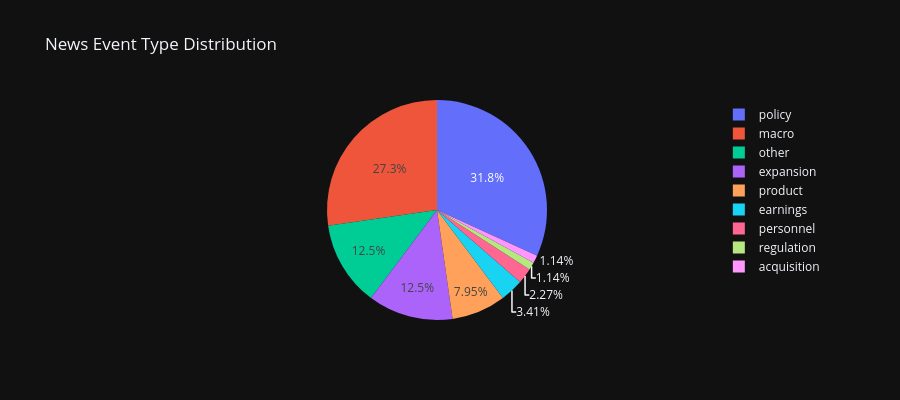
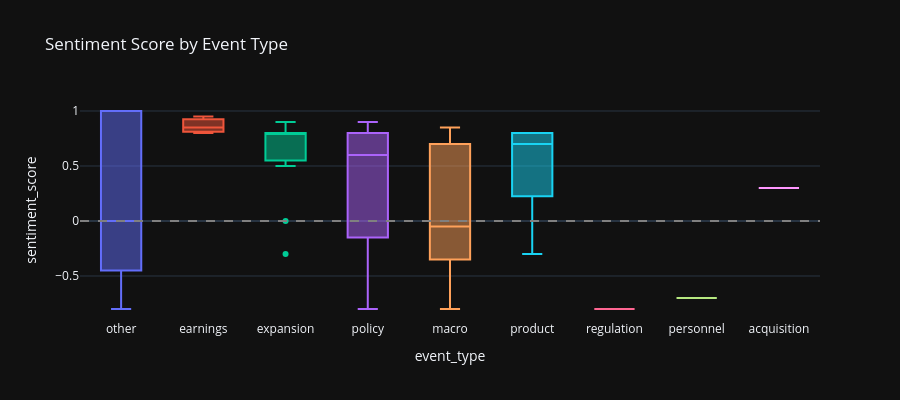

Notebook code cell kept with these figures, in order:
### Code cell
if not silver_df.empty:
    # Event type breakdown
    event_counts = silver_df['event_type'].value_counts().reset_index()
    event_counts.columns = ['event_type', 'count']

    fig = px.pie(
        event_counts,
        names='event_type',
        values='count',
        title='News Event Type Distribution',
    )
    fig.update_layout(height=400)
    fig.show()

    # Sentiment by event type
    fig2 = px.box(
        silver_df,
        x='event_type',
        y='sentiment_score',
        title='Sentiment Score by Event Type',
        color='event_type',
    )
    fig2.add_hline(y=0, line_dash='dash', line_color='gray')
    fig2.update_layout(height=400, showlegend=False)
    fig2.show()

### Figure 1 — Plotly figure (JSON) as saved in the notebook; plotly's stock layout.template omitted (floating-point values rounded to 4 significant figures)
{"data": [{"domain": {"x": [0.0, 1.0], "y": [0.0, 1.0]}, "hovertemplate": "event_type=%{label}<br>count=%{value}<extra></extra>", "labels": ["policy", "macro", "other", "expansion", "product", "earnings", "personnel", "regulation", "acquisition"], "legendgroup": "", "name": "", "showlegend": true, "values": [28, 24, 11, 11, 7, 3, 2, 1, 1], "type": "pie"}], "layout": {"legend": {"tracegroupgap": 0}, "title": {"text": "News Event Type Distribution"}, "height": 400}}

### Figure 2 — Plotly figure (JSON) as saved in the notebook; plotly's stock layout.template omitted (floating-point values rounded to 4 significant figures)
{"data": [{"alignmentgroup": "True", "hovertemplate": "event_type=%{x}<br>sentiment_score=%{y}<extra></extra>", "legendgroup": "other", "marker": {"color": "#636efa"}, "name": "other", "notched": false, "offsetgroup": "other", "orientation": "v", "showlegend": true, "x": ["other", "other", "other", "other", "other", "other", "other", "other", "other", "other", "other"], "x0": " ", "xaxis": "x", "y": [1.0, 1.0, 1.0, 1.0, -0.8, -0.5, -0.5, -0.3, -0.3, 0.0, 0.0], "y0": " ", "yaxis": "y", "type": "box"}, {"alignmentgroup": "True", "hovertemplate": "event_type=%{x}<br>sentiment_score=%{y}<extra></extra>", "legendgroup": "earnings", "marker": {"color": "#EF553B"}, "name": "earnings", "notched": false, "offsetgroup": "earnings", "orientation": "v", "showlegend": true, "x": ["earnings", "earnings", "earnings"], "x0": " ", "xaxis": "x", "y": [0.95, 0.85, 0.8], "y0": " ", "yaxis": "y", "type": "box"}, {"alignmentgroup": "True", "hovertemplate": "event_type=%{x}<br>sentiment_score=%{y}<extra></extra>", "legendgroup": "expansion", "marker": {"color": "#00cc96"}, "name": "expansion", "notched": false, "offsetgroup": "expansion", "orientation": "v", "showlegend": true, "x": ["expansion", "expansion", "expansion", "expansion", "expansion", "expansion", "expansion", "expansion", "expansion", "expansion", "expansion"], "x0": " ", "xaxis": "x", "y": [0.9, 0.85, 0.8, 0.8, 0.8, 0.8, 0.8, 0.7, 0.5, -0.3, 0.0], "y0": " ", "yaxis": "y", "type": "box"}, {"alignmentgroup": "True", "hovertemplate": "event_type=%{x}<br>sentiment_score=%{y}<extra></extra>", "legendgroup": "policy", "marker": {"color": "#ab63fa"}, "name": "policy", "notched": false, "offsetgroup": "policy", "orientation": "v", "showlegend": true, "x": ["policy", "policy", "policy", "policy", "policy", "policy", "policy", "policy", "policy", "policy", "policy", "policy", "policy", "policy", "policy", "policy", "policy", "policy", "policy", "policy", "policy", "policy", "policy", "policy", "policy", "policy", "policy", "policy"], "x0": " ", "xaxis": "x", "y": [0.9, -0.8, 0.8, 0.8, 0.8, 0.8, 0.8, 0.8, -0.8, 0.8, 0.8, 0.8, 0.7, 0.7, 0.7, 0.6, 0.6, 0.6, 0.5, -0.5, 0.5, -0.4, 0.3, 0.3, -0.3, -0.3, -0.2, -0.1], "y0": " ", "yaxis": "y", "type": "box"}, {"alignmentgroup": "True", "hovertemplate": "event_type=%{x}<br>sentiment_score=%{y}<extra></extra>", "legendgroup": "macro", "marker": {"color": "#FFA15A"}, "name": "macro", "notched": false, "offsetgroup": "macro", "orientation": "v", "showlegend": true, "x": ["macro", "macro", "macro", "macro", "macro", "macro", "macro", "macro", "macro", "macro", "macro", "macro", "macro", "macro", "macro", "macro", "macro", "macro", "macro", "macro", "macro", "macro", "macro", "macro"], "x0": " ", "xaxis": "x", "y": [0.85, -0.8, -0.8, 0.8, 0.8, 0.8, 0.8, -0.8, -0.7, -0.7, 0.7, 0.7, 0.6, 0.6, -0.4, -0.3, 0.3, -0.3, 0.3, -0.2, -0.2, -0.2, -0.1, 0.0], "y0": " ", "yaxis": "y", "type": "box"}, {"alignmentgroup": "True", "hovertemplate": "event_type=%{x}<br>sentiment_score=%{y}<extra></extra>", "legendgroup": "product", "marker": {"color": "#19d3f3"}, "name": "product", "notched": false, "offsetgroup": "product", "orientation": "v", "showlegend": true, "x": ["product", "product", "product", "product", "product", "product", "product"], "x0": " ", "xaxis": "x", "y": [0.8, 0.8, 0.8, 0.7, 0.3, -0.3, 0.2], "y0": " ", "yaxis": "y", "type": "box"}, {"alignmentgroup": "True", "hovertemplate": "event_type=%{x}<br>sentiment_score=%{y}<extra></extra>", "legendgroup": "regulation", "marker": {"color": "#FF6692"}, "name": "regulation", "notched": false, "offsetgroup": "regulation", "orientation": "v", "showlegend": true, "x": ["regulation"], "x0": " ", "xaxis": "x", "y": [-0.8], "y0": " ", "yaxis": "y", "type": "box"}, {"alignmentgroup": "True", "hovertemplate": "event_type=%{x}<br>sentiment_score=%{y}<extra></extra>", "legendgroup": "personnel", "marker": {"color": "#B6E880"}, "name": "personnel", "notched": false, "offsetgroup": "personnel", "orientation": "v", "showlegend": true, "x": ["personnel", "personnel"], "x0": " ", "xaxis": "x", "y": [-0.7, -0.7], "y0": " ", "yaxis": "y", "type": "box"}, {"alignmentgroup": "True", "hovertemplate": "event_type=%{x}<br>sentiment_score=%{y}<extra></extra>", "legendgroup": "acquisition", "marker": {"color": "#FF97FF"}, "name": "acquisition", "notched": false, "offsetgroup": "acquisition", "orientation": "v", "showlegend": true, "x": ["acquisition"], "x0": " ", "xaxis": "x", "y": [0.3], "y0": " ", "yaxis": "y", "type": "box"}], "layout": {"xaxis": {"anchor": "y", "domain": [0.0, 1.0], "title": {"text": "event_type"}, "categoryorder": "array", "categoryarray": ["other", "earnings", "expansion", "policy", "macro", "product", "regulation", "personnel", "acquisition"]}, "yaxis": {"anchor": "x", "domain": [0.0, 1.0], "title": {"text": "sentiment_score"}}, "legend": {"title": {"text": "event_type"}, "tracegroupgap": 0}, "title": {"text": "Sentiment Score by Event Type"}, "boxmode": "overlay", "shapes": [{"line": {"color": "gray", "dash": "dash"}, "type": "line", "x0": 0, "x1": 1, "xref": "x domain", "y0": 0, "y1": 0, "yref": "y"}], "height": 400, "showlegend": false}}
